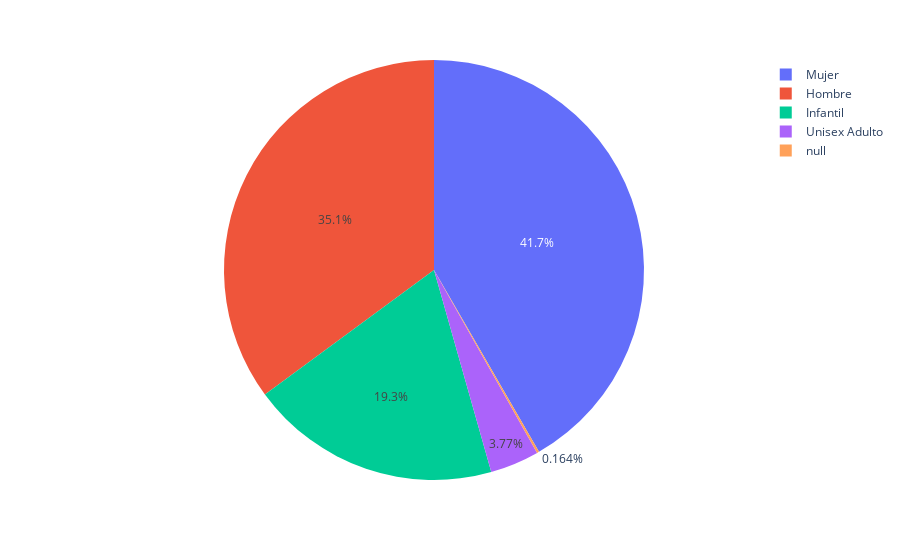

This figure's notebook cell:
### Code cell
gender_counts = trainers["gender"].value_counts()

fig = px.pie(trainers, names = "gender"
             )

fig.show()

### Figure 1 — Plotly figure (JSON) as saved in the notebook; plotly's stock layout.template omitted (floating-point values rounded to 4 significant figures; data arrays with more than 128 entries replaced by an {"elided": "..."} marker saying what was removed)
{"data": [{"domain": {"x": [0, 1], "y": [0, 1]}, "hovertemplate": "gender=%{label}<extra></extra>", "labels": {"elided": "3048 str values"}, "legendgroup": "", "name": "", "showlegend": true, "type": "pie"}], "layout": {"legend": {"tracegroupgap": 0}, "margin": {"t": 60}}}
